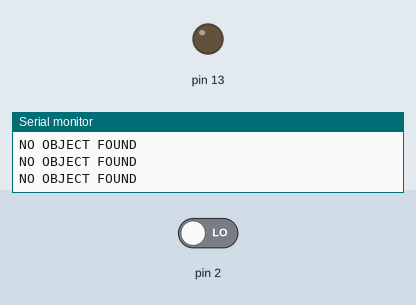
Bench run of a sketch on a simulated Arduino Uno, built with avr-gcc and run on an emulated ATmega328P. On the bench: output pins drawn as LEDs (lit = HIGH), the last lines printed to the serial monitor. The inputs (shaded band) are chosen by the test bench; at power-on: pin 2 LOW.

Above: at 1.8 s.
1.9 s: pin 2 driven HIGH
At 3.0 s:
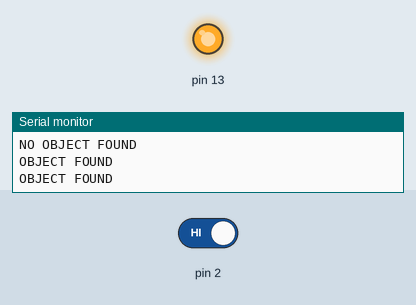
3.5 s: pin 2 driven LOW
At 4.2 s:
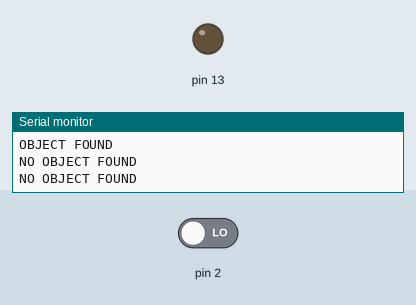
Timing chart, 0 to 6.5 s (numbered marks = the images above; inputs shaded):
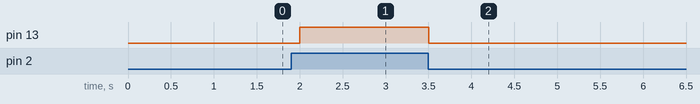

Measured:
- after the input at 1.9 s, pin 13: LOW → HIGH after 0.10 s
- after the input at 3.5 s, pin 13: HIGH → LOW at once

The sketch:

IR.ino
```cpp
void setup() {
  // put your setup code here, to run once:
  pinMode(13, OUTPUT);
  pinMode(2, INPUT);
  Serial.begin(9600);
}

void loop() {
  if (digitalRead(2) == HIGH)
  { digitalWrite(13, HIGH);
    Serial.println("OBJECT FOUND");
  }
  else
  { digitalWrite(13, LOW);
    Serial.println("NO OBJECT FOUND");
  }
  delay(500);


}
```
